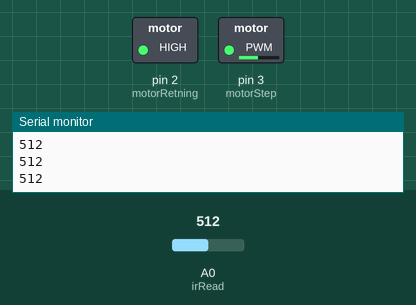
Bench run of a sketch on a simulated Arduino Uno, built with avr-gcc and run on an emulated ATmega328P. On the bench: switched loads named in the sketch (green lamp = pin HIGH), the last lines printed to the serial monitor. The test bench sets the inputs (shaded band); at power-on: A0 (irRead) = 512.

Above: at 0.8 s.
0.9 s: A0 (irRead) set to 788
3.9 s: A0 (irRead) set to 811
At 5.1 s:
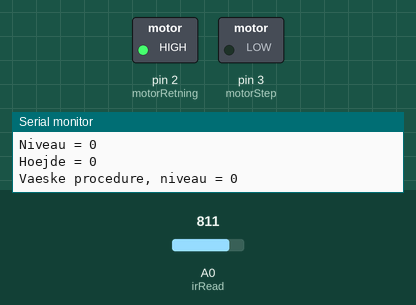
Timing chart, 0 to 6.9 s (numbered marks = the images above; inputs shaded):
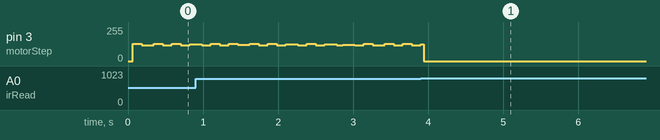

The sketch:

skueglasOlie.ino
```cpp
/****************************************************************
 Program til styring af vaeskestanden i skueglas.
 Med anvendelse af Pololu DRV 8825

 Slave nr 0x38 Skueglas for smoereolie.
 Modtager 1 byte fra Masteren med den oenskede vaeskestand i procent.
 Tallet 110 er reserveret til + 1 %
 Tallet 111 er reserveret til - 1 %
 Tallet 112 er reserveret til reset.

 Variablen niveau er det oenskede niveau i glasset.
 Variablen hoejde er den aktuelle hoejde i glasset.
 Beggevariable maales i % af fuldt glas.

 Pumpen har 200 step paa en omdrejning, hvilket svarer til XX cm på skueglasset.

 Joergen Friis 30/04-2018
****************************************************************/

#include <Wire.h>
#define Slave_ADDRESS 0x38
#define REG_MAP_SIZE 1

//Konstanter

const int stepPrCm = 660;  // fastsat eksperimentelt.
const int glasHoejde = 37;
const int startFyldning = 50;
const int limit = 800;

// Navngivning af input og output på Arduinoen
// Digitale I/O pins

const int motorRetning = 2;
const int motorStep = 3;

// Analoge I/O pins

const int irRead = 0;

// Globale Variable

byte registerMap[REG_MAP_SIZE];
int hoejde = 0;
int stepPrProcent = int(glasHoejde * stepPrCm/100);


// Initialisering af programmet

void setup()
{
  Wire.begin(Slave_ADDRESS);
  Wire.onReceive(receiveEvent);

  Serial.begin(9600);
  Serial.println("Setup begin");

  for (int i = 0; i < 1; i++)
  {
    registerMap[i] = 0;
  }

  pinMode(motorRetning, OUTPUT);
  pinMode(motorStep, OUTPUT);

  pinMode(irRead, INPUT);

  reset();
 // vaeske(50);
}

// Afvikling af programmet
void loop()
{
  delay(100);
  int niveau = registerMap[0];
  Serial.print("Niveau = ");
  Serial.println(niveau);
  Serial.print("Hoejde = ");
  Serial.println(hoejde);
  if (niveau < 101) vaeske(niveau);
  if (niveau == 110) vaeske(hoejde+1);
  if (niveau == 111) vaeske(hoejde-1);
  if (niveau == 112) reset();
}

// Funktioner

void singleStep()
{
  digitalWrite(motorStep, HIGH);
  delay(5);
  digitalWrite(motorStep, LOW);
  delay(5);
}

void reset()
{
    Serial.print("Reset procedure, analogRead = ");
    Serial.println(analogRead(irRead));
   while (analogRead(irRead) < limit)  // der pumpes væske over i reservoir røret til lysstrålen brydes.
  {
    Serial.println(analogRead(irRead));
    digitalWrite(motorRetning, HIGH);
    singleStep();
  }

//  while (analogRead(irRead) > limit)
//{
//  Serial.println(analogRead(irRead));
//  digitalWrite(motorRetning, LOW);
//  singleStep();
//}

  hoejde = 0;
}

void vaeske(int niveau)
{
  Serial.print("Vaeske procedure, niveau = ");
  Serial.println(niveau);
  if (niveau != hoejde)
  {
    if (niveau > hoejde)
    {
      digitalWrite(motorRetning, LOW);
      for (int i = 0; i < ((niveau-hoejde)*stepPrProcent); i++)
      {
        singleStep();
      }
    }
    if (niveau < hoejde)
    {
      digitalWrite(motorRetning, HIGH);
      for (int i = 0; i < ((hoejde-niveau)*stepPrProcent); i++)
      {
        singleStep();
      }
    }
    hoejde = niveau;
  }
}

void receiveEvent(int byteCount)
{
 byte c = Wire.read();    // Den første byte, der modtages er ubrugelig
 for (int i = 0; i < byteCount-1; i++)
  {
    c = Wire.read();
    registerMap[i] = c;
  }
}
```

Measured:
- the behaviour switches between 799 and 800 on A0 (irRead) (found by bisection; images 0 and 1)
